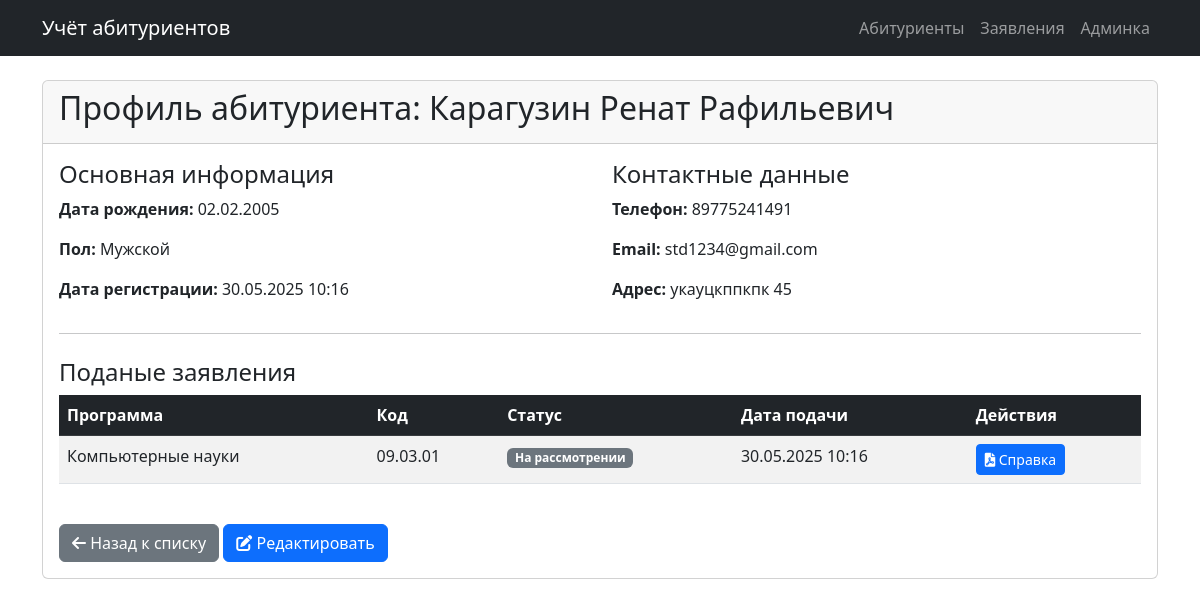
Page /2/ on the committed database.
### applicants/models.py (models this page shows, shortened)
class Applicant(models.Model):
    GENDER_CHOICES = [('M', 'Мужской'), ('F', 'Женский')]
    full_name = models.CharField("ФИО", max_length=255)
    birth_date = models.DateField("Дата рождения")
    gender = models.CharField("Пол", max_length=1, choices=GENDER_CHOICES)
    phone = models.CharField("Телефон", max_length=20)
    email = models.EmailField("Email")
    address = models.TextField("Адрес")
    created_at = models.DateTimeField("Дата создания", auto_now_add=True)
    class Meta:
        verbose_name = "Абитуриент"
        verbose_name_plural = "Абитуриенты"
        ordering = ['-created_at']

class Application(models.Model):
    STATUS_CHOICES = [
        ('new', 'Новая'),
        ('in_review', 'На рассмотрении'),
        ('approved', 'Одобрена'),
        ('rejected', 'Отклонена'),
    ]
    applicant = models.ForeignKey(
        Applicant,
        on_delete=models.CASCADE,
        verbose_name="Абитуриент"
    )
    program = models.ForeignKey(
        EducationProgram,
        on_delete=models.CASCADE,
        verbose_name="Программа"
    )
    status = models.CharField(
        "Статус",
        max_length=20,
        choices=STATUS_CHOICES,
        default='new'
    )
    application_date = models.DateTimeField(
        "Дата подачи",
        auto_now_add=True
    )
    exam_results = models.JSONField(
        "Результаты экзаменов",
        default=dict,
        blank=True
    )
    class Meta:
        verbose_name = "Заявление"
        verbose_name_plural = "Заявления"
        ordering = ['-application_date']

class EducationProgram(models.Model):
    STUDY_LEVELS = [
        ('bachelor', 'Бакалавриат'),
        ('master', 'Магистратура'),
        ('specialist', 'Специалитет'),
        ('phd', 'Аспирантура'),
    ]
    name = models.CharField(
        "Название программы",
        max_length=255,
        help_text="Полное название программы, например: 'Компьютерные науки'"
    )
    code = models.CharField(
        "Код программы",
        max_length=20,
        help_text="Код по ФГОС, например: 09.03.01"
    )
    level = models.CharField(
        "Уровень образования",
        max_length=20,
        choices=STUDY_LEVELS,
        default='bachelor'
    )
    description = models.TextField(
        "Описание программы",
        help_text="Подробное описание программы обучения"
    )
    duration = models.PositiveSmallIntegerField(
        "Срок обучения (лет)",
        default=4
    )
    budget_places = models.PositiveIntegerField(
        "Количество бюджетных мест",
        default=0
    )
    paid_places = models.PositiveIntegerField(
        "Количество платных мест",
        default=0
    )
    tuition_fee = models.DecimalField(
        "Стоимость обучения (в год)",
        max_digits=10,
        decimal_places=2,
        null=True,
        blank=True
    )
    created_at = models.DateTimeField(
        "Дата создания",
        auto_now_add=True
    )
    updated_at = models.DateTimeField(
        "Дата обновления",
        auto_now=True
    )
    class Meta:
        verbose_name = "Образовательная программа"
        verbose_name_plural = "Образовательные программы"
        ordering = ['code', 'name']
    class Meta:
        verbose_name = "Образовательная программа"
        verbose_name_plural = "Образовательные программы"

### applicants/views.py (the view)
# urls.py: path('<int:pk>/', views.ApplicantDetailView.as_view(), name='applicant_detail'),
class ApplicantDetailView(DetailView):
    model = Applicant
    template_name = 'applicants/applicant_detail.html'
    context_object_name = 'applicant'
    def get_context_data(self, **kwargs):
        context = super().get_context_data(**kwargs)
        context['applications'] = self.object.application_set.all()
        return context

### applicants/templates/applicants/applicant_detail.html
{% extends 'applicants/base.html' %}
{% block content %}
<div class="card">
    <div class="card-header">
        <h2>Профиль абитуриента: {{ applicant.full_name }}</h2>
    </div>
    <div class="card-body">
        <div class="row">
            <div class="col-md-6">
                <h4>Основная информация</h4>
                <p><strong>Дата рождения:</strong> {{ applicant.birth_date|date:"d.m.Y" }}</p>
                <p><strong>Пол:</strong> {{ applicant.get_gender_display }}</p>
                <p><strong>Дата регистрации:</strong> {{ applicant.created_at|date:"d.m.Y H:i" }}</p>
            </div>
            <div class="col-md-6">
                <h4>Контактные данные</h4>
                <p><strong>Телефон:</strong> {{ applicant.phone }}</p>
                <p><strong>Email:</strong> {{ applicant.email }}</p>
                <p><strong>Адрес:</strong> {{ applicant.address }}</p>
            </div>
        </div>
        <hr>
        <h4 class="mt-4">Поданые заявления</h4>
        {% if applications %}
        <div class="table-responsive">
            <table class="table table-striped">
                <thead class="table-dark">
                    <tr>
                        <th>Программа</th>
                        <th>Код</th>
                        <th>Статус</th>
                        <th>Дата подачи</th>
                        <th>Действия</th>
                    </tr>
                </thead>
                <tbody>
                    {% for application in applications %}
                    <tr>
                        <td>{{ application.program.name }}</td>
                        <td>{{ application.program.code }}</td>
                        <td>
                            <span class="badge
                                {% if application.status == 'approved' %}bg-success
                                {% elif application.status == 'rejected' %}bg-danger
                                {% else %}bg-secondary{% endif %}">
                                {{ application.get_status_display }}
                            </span>
                        </td>
                        <td>{{ application.application_date|date:"d.m.Y H:i" }}</td>
                        <td>
                            <a href="{% url 'applicants:generate_pdf_document' applicant.id application.id %}"
                               class="btn btn-sm btn-primary" target="_blank">
                                <i class="fas fa-file-pdf"></i> Справка
                            </a>
                        </td>
                    </tr>
                    {% endfor %}
                </tbody>
            </table>
        </div>
        {% else %}
        <div class="alert alert-info">Нет поданых заявлений</div>
        {% endif %}
        <div class="mt-4">
            <a href="{% url 'applicants:applicant_list' %}" class="btn btn-secondary">
                <i class="fas fa-arrow-left"></i> Назад к списку
            </a>
            <a href="{% url 'applicants:applicant_update' applicant.id %}" class="btn btn-primary">
                <i class="fas fa-edit"></i> Редактировать
            </a>
        </div>
    </div>
</div>
{% endblock %}

### rows in the picture
Applicant: full_name "Карагузин Ренат Рафильевич", birth_date "02.02.2005", gender "Мужской", created_at "30.05.2025 10:16", phone "89775241491", email "std1234@gmail.com", address "укауцкппкпк 45"
Application: program.name "Компьютерные науки", program.code "09.03.01", status "На рассмотрении", application_date "30.05.2025 10:16"
